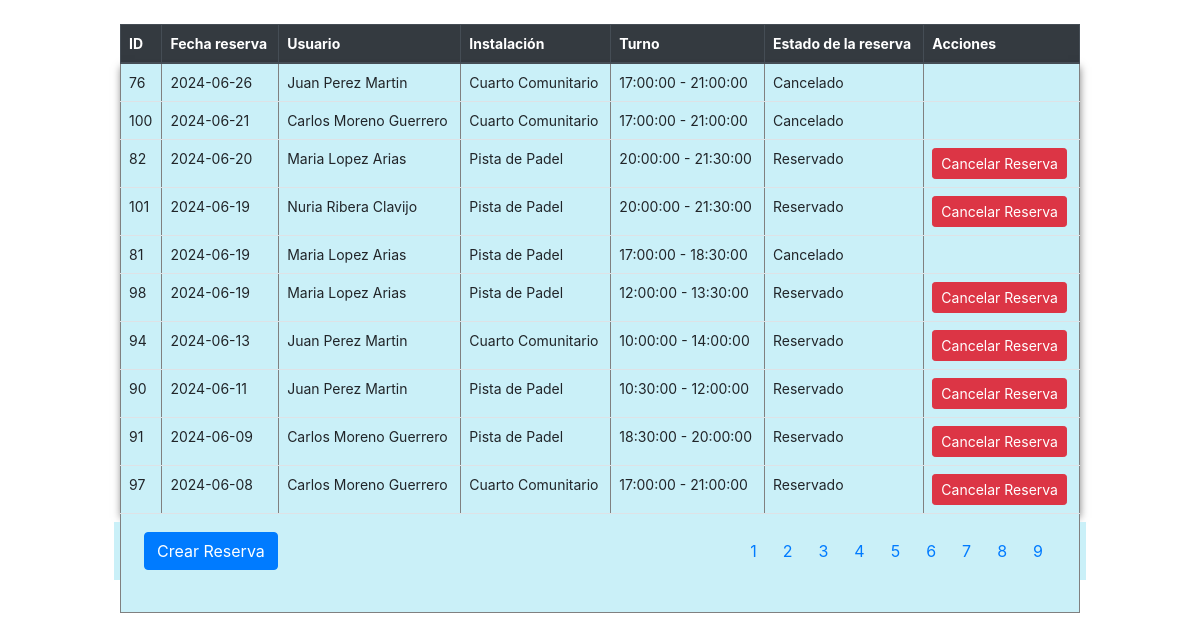
Page /views/listaReservas.php on the committed database.
### tables this page shows
CREATE TABLE `reservas` (
  `id_reserva` int(11) NOT NULL,
  `estado` varchar(50) DEFAULT 'disponible',
  `id_usuario` int(11) DEFAULT NULL,
  `id_instalacion` int(11) DEFAULT NULL,
  `id_turno` int(11) DEFAULT NULL,
  `fechaReserva` date NOT NULL
);

CREATE TABLE `usuarios` (
  `id_usuario` int(11) NOT NULL,
  `fullname` varchar(150) NOT NULL,
  `portal` int(11) NOT NULL,
  `piso` varchar(10) NOT NULL,
  `letra` char(1) NOT NULL,
  `email` varchar(255) NOT NULL,
  `perfil` varchar(15) NOT NULL DEFAULT 'usuario' CHECK (`perfil` in ('usuario','administrador'))
);

CREATE TABLE `instalaciones` (
  `id_instalacion` int(11) NOT NULL,
  `nombre` varchar(255) NOT NULL
);

CREATE TABLE `turnos` (
  `id_turno` int(11) NOT NULL,
  `id_instalacion` int(11) NOT NULL,
  `hora_inicio` time NOT NULL,
  `hora_fin` time NOT NULL
);

### models/reservas.php (called while the page is built, shortened)
<?php
include_once "usuarios.php";
include_once "instalaciones.php";
include_once "turnos.php";
class Reservas {
    private $id_reserva;
    private $estado;
    private $id_usuario;
    private $id_instalacion;
    private $id_turno;
    private $fechaReserva;
    public function __construct($idUsuario, $idReserva, $estado, $id_instalacion, $id_turno, $fechaReserva, Conexion $conexion) {
        $this->id_reserva = $idReserva;
        $this->estado = $estado;
        $this->id_usuario = $idUsuario;
        $this->id_instalacion = $id_instalacion;
        $this->id_turno = $id_turno;
        $this->fechaReserva = $fechaReserva;
    }
public function getIdReserva() {
    return $this->id_reserva;
}
public function getFechaReserva() {
    return $this->fechaReserva;
}
public function getEstado() {
    return $this->estado;
}
    public function obtenerUsuario() {
        $conexion = new Conexion("BBDDPROYECTO");
        $mysqli = $conexion->obtenerConexion();
        $consulta = "SELECT * FROM usuarios WHERE id_usuario = ?";
        $stmt = $mysqli->prepare($consulta);
        $stmt->bind_param("i", $this->id_usuario);
        $stmt->execute();
        $resultado = $stmt->get_result();
        $datosUsuario = $resultado->fetch_assoc();
        $usuario = new Usuarios(
            $datosUsuario['id_usuario'],
            $datosUsuario['fullname'],
            $datosUsuario['email'],
            $datosUsuario['portal'],
            $datosUsuario['piso'],
            $datosUsuario['letra'],
            $datosUsuario['perfil'],
            $conexion
        );
        return $usuario;
    }
    public function obtenerInstalacion() {
        $conexion = new Conexion("BBDDPROYECTO");
        $mysqli = $conexion->obtenerConexion();
        $consulta = "SELECT * FROM instalaciones WHERE id_instalacion = ?";
        $stmt = $mysqli->prepare($consulta);
        $stmt->bind_param("i", $this->id_instalacion);
        $stmt->execute();
        $resultado = $stmt->get_result();
        $instalacion = $resultado->fetch_object();
        $instanciaInstalacion = new Instalaciones(
            $instalacion->id_instalacion,
            $instalacion->nombre,
            $conexion
        );
        return $instanciaInstalacion;
    }
    public function obtenerTurno() {
        $conexion = new Conexion("BBDDPROYECTO");
        $mysqli = $conexion->obtenerConexion();
        $consulta = "SELECT id_turno, id_instalacion, hora_inicio, hora_fin FROM turnos WHERE id_turno = ?";
        $stmt = $mysqli->prepare($consulta);
        $stmt->bind_param("i", $this->id_turno);
        $stmt->execute();
        $resultado = $stmt->get_result();
        $turno = $resultado->fetch_object();
        $turno = new Turnos(
            $turno->id_turno,
            $turno->id_instalacion,
            $turno->hora_inicio,
            $turno->hora_fin,
            $conexion
        );
        return $turno;
    }
    public function obtenerReservas($conexion){
        $mysqli = $conexion->obtenerConexion();
        $consulta = "SELECT r.id_reserva, r.estado, r.id_usuario, u.fullname AS fullname_usuario,
                     r.id_instalacion, i.nombre AS nombre_instalacion,
                     r.id_turno, t.hora_inicio, t.hora_fin,
                     r.fechaReserva
                     FROM reservas r
                     INNER JOIN usuarios u ON r.id_usuario = u.id_usuario
                     INNER JOIN instalaciones i ON r.id_instalacion = i.id_instalacion
                     INNER JOIN turnos t ON r.id_turno = t.id_turno
                     ORDER BY r.fechaReserva DESC";
        $resultado = mysqli_query($mysqli, $consulta);
        if ($resultado) {
            $tablaReservas = [];
            while ($fila = mysqli_fetch_assoc($resultado)) {
                $reserva = new Reservas($fila['id_usuario'], $fila['id_reserva'], $fila['estado'], $fila['id_instalacion'], $fila['id_turno'], $fila['fechaReserva'], $conexion);
                $tablaReservas[] = $reserva;
            }
            return $tablaReservas;
        } else {
            return [];
        }
    }
}

### models/conexion.php (called while the page is built, shortened)
<?php
class Conexion {
    private $host = "localhost";
    private $usuario = "root";
    private $contrasena = "";
    private $baseDatos = "BBDDPROYECTO";
    public function __construct($baseDatos) {
        $this->baseDatos = $baseDatos;
    }
    private function conectar() {
        $this->conexion = mysqli_connect($this->host, $this->usuario, $this->contrasena, $this->baseDatos);
    }
}

### models/usuarios.php (called while the page is built, shortened)
<?php
include_once "conexion.php";
class Usuarios {
    private $fullname;
    public function __construct($id_Usuario, $fullname, $email, $portal, $piso, $letra, $perfil, Conexion $conexion) {
        $this->fullname = $fullname;
    }
    public function getFullname() {
        return $this->fullname;
    }
}

### models/instalaciones.php (called while the page is built, shortened)
<?php
include_once "conexion.php";
class Instalaciones {
    private $id_instalacion;
    private $nombre;
    private $conexion;
    public function __construct($id_instalacion, $nombre, Conexion $conexion) {
        $this->id_instalacion = $id_instalacion;
        $this->nombre = $nombre;
        $this->conexion = $conexion;
        $this->horarios = $this->obtenerHorarios();
    }
    public function getNombre() {
        return $this->nombre;
    }
public function obtenerHorarios() {
    $horarios = [];
    $mysqli = $this->conexion->obtenerConexion();
    $consulta = "SELECT hora_inicio, hora_fin
                 FROM turnos
                 WHERE id_instalacion = ?";
    $stmt = $mysqli->prepare($consulta);
    $stmt->bind_param("i", $this->id_instalacion);
    $stmt->execute();
    $resultado = $stmt->get_result();
    if ($resultado) {
        while ($fila = $resultado->fetch_assoc()) {
            $horarios[] = array(
                'hora_inicio' => $fila['hora_inicio'],
                'hora_fin' => $fila['hora_fin']
            );
        }
    }
    return $horarios;
}
}

### models/turnos.php (called while the page is built, shortened)
<?php
class Turnos {
    private $hora_inicio;
    private $hora_fin;
    public function __construct($id_turno, $id_instalacion, $hora_inicio, $hora_fin, $conexion) {
        $this->hora_inicio = $hora_inicio;
        $this->hora_fin = $hora_fin;
    }
    public function getHoraInicio() {
        return $this->hora_inicio;
    }
    public function getHoraFin() {
        return $this->hora_fin;
    }
}
?>

### views/listaReservas.php (the view, shortened to what this page needs)
<?php
require_once "../models/Reservas.php";
require_once "../models/Usuarios.php";
require_once "../models/Instalaciones.php";
require_once "../models/Turnos.php";
$conexion = new Conexion("BBDDPROYECTO");
$reserva = new Reservas(null, null, null, null, null, null, $conexion);
$tablaReservas = $reserva->obtenerReservas($conexion);
?>
<!DOCTYPE html>
<html lang="es">
<head>
    <link rel="stylesheet" href="../public/css/stylesAdminSection.css">
    <link rel="stylesheet" href="https://code.jquery.com/ui/1.12.1/themes/base/jquery-ui.css">
    <link rel="stylesheet" href="https://stackpath.bootstrapcdn.com/bootstrap/4.5.2/css/bootstrap.min.css">
</head>
<body>
<table class="table custom-table mt-4" id="tablaReservas" border="1">
  <thead class="thead-dark">
    <tr>
      <th>ID</th>
      <th>Fecha reserva</th>
      <th>Usuario</th>
      <th>Instalación</th>
      <th>Turno</th>
      <th>Estado de la reserva</th>
      <th>Acciones</th>
    </tr>
  </thead>
  <tbody class="tbody-reservas">
    <?php
    if (!empty($tablaReservas)) {
        foreach ($tablaReservas as $reserva) {
            $usuario = $reserva->obtenerUsuario();
            $instalacion = $reserva->obtenerInstalacion();
            $turno = $reserva->obtenerTurno();
            echo "<tr>";
            echo "<td>{$reserva->getIdReserva()}</td>";
            echo "<td>{$reserva->getFechaReserva()}</td>";
            echo "<td>{$usuario->getFullname()}</td>";
            echo "<td>{$instalacion->getNombre()}</td>";
            echo "<td>{$turno->getHoraInicio()} - {$turno->getHoraFin()}</td>";
            echo "<td>{$reserva->getEstado()}</td>";
            echo "<td>";
            $fechaReserva = new DateTime($reserva->getFechaReserva());
            $fechaActual = new DateTime();
            if ($reserva->getEstado() === 'Reservado' || $reserva->getEstado() === 'reservado'&& $fechaReserva > $fechaActual) {
              echo "<button class='btn btn-danger btn-sm btnCancelar' data-id_reserva='{$reserva->getIdReserva()}'>Cancelar Reserva</button>";
            } else {
                echo "&nbsp;";
            }
            echo "</td>";
            echo "</tr>";
        }
    } else {
        echo "<tr><td colspan='7'>No hay reservas.</td></tr>";
    }
    ?>
    </tbody>
    <tfoot>
        <tr>
            <td colspan="7">
                <div class="row justify-content-center mb-4" style="background-color: #caf0f8; padding: 10px;">
                    <button class="btn btn-primary btnCrear" id="btnCrearReserva">Crear Reserva</button>
                    <div class="pagination paginacion"></div>
                </div>
            </td>
        </tr>
    </tfoot>
</table>
</body>
</html>

### public/css/stylesAdminSection.css (style rules this page uses)
#tablaReservas { margin-top: 0px; margin-left: auto; margin-right: auto; width: 80%; height: 80%; }
#tablaReservas tfoot { background-color: #caf0f8; height: 50%; padding: 5px; }
#tablaReservas tfoot .btnCrear { margin-left: 20px; margin-right: 10px; }
#tablaReservas tfoot .pagination { margin-left: auto; margin-right: 20px; }
#tablaReservas th, #tablaReservas td { padding: 8px; font-size: 14px; }
#tablaReservas tr { height: 30px; }
.tbody-reservas { background-color: #caf0f8; border-collapse: collapse; box-shadow: 0 4px 8px rgba(0, 0, 0, 0.5); }
#btnCrearReserva { margin-left: 20px; }

### rows in the picture
reservas: id_reserva "76", fechaReserva "2024-06-26", id_usuario.fullname "Juan Perez Martin", id_instalacion.nombre "Cuarto Comunitario", id_turno.hora_inicio "17:00:00", id_turno.hora_fin "21:00:00", estado "Cancelado"
reservas: id_reserva "100", fechaReserva "2024-06-21", id_usuario.fullname "Carlos Moreno Guerrero", id_instalacion.nombre "Cuarto Comunitario", id_turno.hora_inicio "17:00:00", id_turno.hora_fin "21:00:00", estado "Cancelado"
reservas: id_reserva "82", fechaReserva "2024-06-20", id_usuario.fullname "Maria Lopez Arias", id_instalacion.nombre "Pista de Padel", id_turno.hora_inicio "20:00:00", id_turno.hora_fin "21:30:00", estado "Reservado"
reservas: id_reserva "101", fechaReserva "2024-06-19", id_usuario.fullname "Nuria Ribera Clavijo", id_instalacion.nombre "Pista de Padel", id_turno.hora_inicio "20:00:00", id_turno.hora_fin "21:30:00", estado "Reservado"
reservas: id_reserva "81", fechaReserva "2024-06-19", id_usuario.fullname "Maria Lopez Arias", id_instalacion.nombre "Pista de Padel", id_turno.hora_inicio "17:00:00", id_turno.hora_fin "18:30:00", estado "Cancelado"
reservas: id_reserva "98", fechaReserva "2024-06-19", id_usuario.fullname "Maria Lopez Arias", id_instalacion.nombre "Pista de Padel", id_turno.hora_inicio "12:00:00", id_turno.hora_fin "13:30:00", estado "Reservado"
reservas: id_reserva "94", fechaReserva "2024-06-13", id_usuario.fullname "Juan Perez Martin", id_instalacion.nombre "Cuarto Comunitario", id_turno.hora_inicio "10:00:00", id_turno.hora_fin "14:00:00", estado "Reservado"
reservas: id_reserva "90", fechaReserva "2024-06-11", id_usuario.fullname "Juan Perez Martin", id_instalacion.nombre "Pista de Padel", id_turno.hora_inicio "10:30:00", id_turno.hora_fin "12:00:00", estado "Reservado"
reservas: id_reserva "91", fechaReserva "2024-06-09", id_usuario.fullname "Carlos Moreno Guerrero", id_instalacion.nombre "Pista de Padel", id_turno.hora_inicio "18:30:00", id_turno.hora_fin "20:00:00", estado "Reservado"
reservas: id_reserva "97", fechaReserva "2024-06-08", id_usuario.fullname "Carlos Moreno Guerrero", id_instalacion.nombre "Cuarto Comunitario", id_turno.hora_inicio "17:00:00", id_turno.hora_fin "21:00:00", estado "Reservado"
